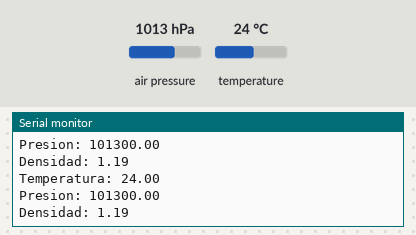
Simulated run of this sketch. Board: Arduino Uno, built with avr-gcc and run on an emulated ATmega328P. On the bench: the last lines printed to the serial monitor. Inputs (shaded band) come from the test bench; at power-on: air pressure 1013 hPa, temperature 24 °C.

Above: at 2.8 s.
2.9 s: air pressure set to 952 hPa
At 4.9 s:
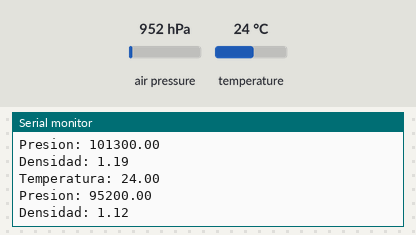
5.6 s: temperature set to 12 °C
At 6.6 s:
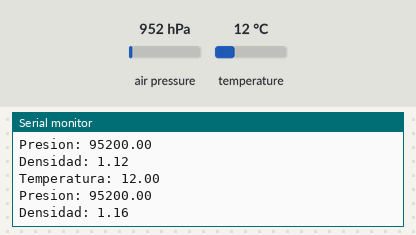
8.3 s: air pressure set to 975 hPa
At 11.4 s:
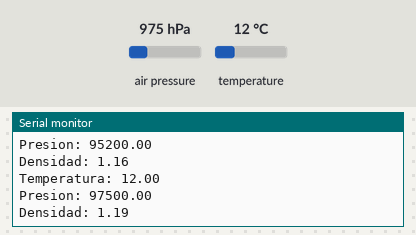
Timing chart, 0 to 12.9 s (numbered marks = the images above; inputs shaded):
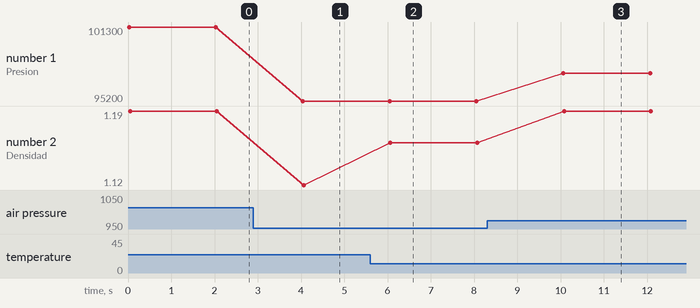

Measured:
- after the input at 2.9 s, the serial monitor: prints a new line after 1.1 s (image 1)
- after the input at 5.6 s, the serial monitor: prints a new line after 0.43 s (image 2)
- after the input at 8.3 s, the serial monitor: prints a new line after 1.8 s (image 3)
- plotted number 1: 101300 → 95200 after the input at 2.9 s, 95200 → 97500 after the input at 8.3 s
- plotted number 2: 1.19 → 1.12 after the input at 2.9 s, 1.12 → 1.16 after the input at 5.6 s, 1.16 → 1.19 after the input at 8.3 s

The sketch:

Densidad.ino
```cpp
#include <Wire.h>
#include <Adafruit_BMP085.h>

Adafruit_BMP085 bmp;

void setup() {
  Serial.begin(9600);

  if (!bmp.begin()) {
    Serial.println("No se encontró BMP180");
    while (1);
  }
}

void loop() {

  float temperatura = bmp.readTemperature();
  float presion = bmp.readPressure();

  // densidad aproximada
  float R = 287.05;

  float densidad = presion / (R * (temperatura + 273.15));

  Serial.print("Temperatura: ");
  Serial.println(temperatura);

  Serial.print("Presion: ");
  Serial.println(presion);

  Serial.print("Densidad: ");
  Serial.println(densidad);

  delay(2000);
}
```
